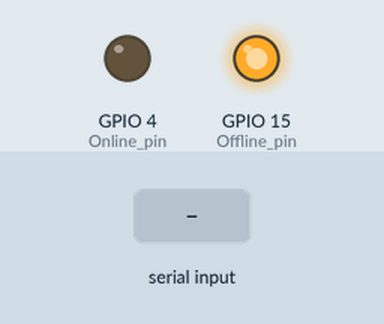
Recording of a sketch running on a simulated ESP32. On the bench: output pins drawn as LEDs (lit = HIGH). The inputs (shaded band) are chosen by the test bench. WiFi joins after 1.5 s; servers stay silent unless stated; what the sketch prints to the serial monitor is not drawn.

Above: at 0.1 s.
At 3.5 s:
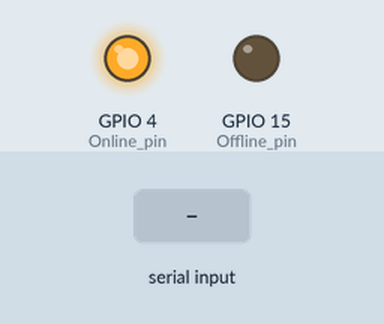
3.6 s: "READY\n" received over the second serial link
Timing chart, 0 to 6.6 s (numbered marks = the images above; inputs shaded):
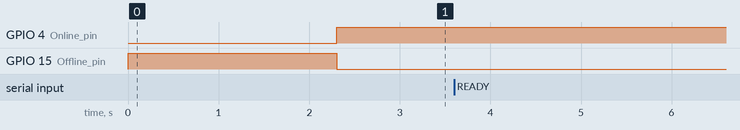

Measured:
- after the input at 3.6 s, every drawn part: stays the same

The sketch:

esp32_handshake_blynk.ino
```cpp
#define BLYNK_TEMPLATE_ID "TMPL6RS92fdyE"
#define BLYNK_TEMPLATE_NAME "Temperature and Pulse Sensor"
#define BLYNK_AUTH_TOKEN "EBJCId4V25rcLjcrh4JMKBWIG2dDBO5v"
#define BLYNK_PORT 80
#define VIRTUAL_TEMP_PIN V0
#define VIRTUAL_PULSE_PIN V1

#include <WiFi.h>
#include <BlynkSimpleEsp32.h>

#define Offline_pin 15
#define Online_pin 4
#define RXp2 16
#define TXp2 17

// Replace with your network credentials (STATION)
const char* ssid = "POCOF3";
const char* password = "02090816";
const char* server = "blynk.cloud";

WiFiClient client;

bool handshakeComplete = false; // Flag to indicate handshake completion

void initWiFi() {
  WiFi.mode(WIFI_STA);
  WiFi.begin(ssid, password);
  Serial.print("Connecting to WiFi ..");
  while (WiFi.status() != WL_CONNECTED) {
    Serial.print('.');
    digitalWrite(Offline_pin, HIGH);
    delay(1000);
  }
  Serial.println(WiFi.localIP());
}

void setup() {
  Serial.begin(115200);
  Serial2.begin(115200, SERIAL_8N1, RXp2, TXp2);
  pinMode(Offline_pin, OUTPUT);
  pinMode(Online_pin, OUTPUT);
  initWiFi();
  Blynk.begin(BLYNK_AUTH_TOKEN, ssid, password, server, BLYNK_PORT);
  Serial.print("RRSI: ");
  Serial.println(WiFi.RSSI());
}

void loop() {
  Blynk.run();
  if (WiFi.status() == WL_CONNECTED) {
    digitalWrite(Offline_pin, LOW);
    digitalWrite(Online_pin, HIGH);
  }

  if (!handshakeComplete) {
    send_ready_signal_to_arduino(); // Send ready signal to Arduino
    check_handshake_ack(); // Check for handshake acknowledgement from Arduino
  } else {
    // Rest of the code, data processing or transmission, if any
    float pulseValue = readPulseValue();
    float tempValue = readTempValue();

    Blynk.virtualWrite(VIRTUAL_TEMP_PIN, tempValue);
    Blynk.virtualWrite(VIRTUAL_PULSE_PIN, pulseValue);

    send_handshake_ack(); // Send handshake acknowledgement to Arduino
  }

  delay(1000);
}

void send_ready_signal_to_arduino() {
  Serial2.println("Ready"); // Send ready signal to Arduino
}

void check_handshake_ack() {
  if (Serial2.available()) {
    String message = Serial2.readStringUntil('\n');
    message.trim();
    if (message == "READY") {
      handshakeComplete = true; // Set the handshake flag
    }
  }
}

void send_handshake_ack() {
  Serial2.println("ACK"); // Send handshake acknowledgement to Arduino
}

float readPulseValue() {
  String message;

  while (Serial2.available()) {
    char c = Serial2.read();
    message += c;
    if (c == '\n') {
      break;
    }
    delay(10);
  }

  int startIdx = message.indexOf("BPM = ") + 6;
  int endIdx = message.indexOf('\n', startIdx);
  String pulseString = message.substring(startIdx, endIdx);

  float pulseValue = pulseString.toFloat();

  Serial.print("Pulse value received from Arduino: ");
  Serial.println(pulseValue);

  return pulseValue;
}

float readTempValue() {
  String message;

  while (Serial2.available()) {
    char c = Serial2.read();
    message += c;
    if (c == '\n') {
      break;
    }
    delay(10);
  }

  int startIdx = message.indexOf("Temperature = ") + 14;
  int endIdx = message.indexOf('*', startIdx);
  String tempString = message.substring(startIdx, endIdx);

  float tempValue = tempString.toFloat();

  Serial.print("Temperature value received from Arduino: ");
  Serial.println(tempValue);

  return tempValue;
}
```
